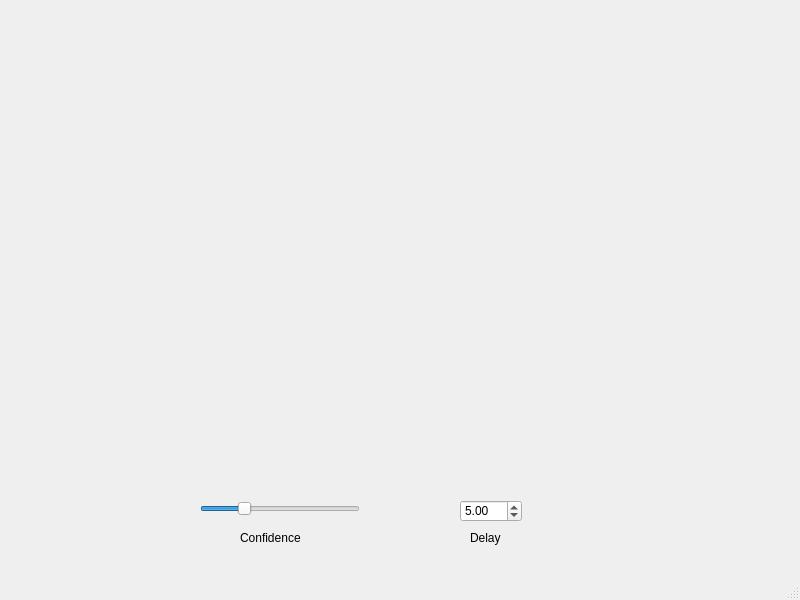
<?xml version="1.0" encoding="UTF-8"?>
<ui version="4.0">
 <class>MainWindow</class>
 <widget class="QMainWindow" name="MainWindow">
  <property name="geometry">
   <rect>
    <x>0</x>
    <y>0</y>
    <width>800</width>
    <height>600</height>
   </rect>
  </property>
  <property name="windowTitle">
   <string>MainWindow</string>
  </property>
  <widget class="QWidget" name="centralwidget">
   <widget class="QSlider" name="confidence_slider">
    <property name="geometry">
     <rect>
      <x>200</x>
      <y>500</y>
      <width>160</width>
      <height>18</height>
     </rect>
    </property>
    <property name="autoFillBackground">
     <bool>false</bool>
    </property>
    <property name="value">
     <number>25</number>
    </property>
    <property name="orientation">
     <enum>Qt::Horizontal</enum>
    </property>
   </widget>
   <widget class="QLabel" name="label">
    <property name="geometry">
     <rect>
      <x>240</x>
      <y>530</y>
      <width>81</width>
      <height>16</height>
     </rect>
    </property>
    <property name="text">
     <string>Confidence</string>
    </property>
   </widget>
   <widget class="QDoubleSpinBox" name="delay_Spinbox">
    <property name="geometry">
     <rect>
      <x>460</x>
      <y>500</y>
      <width>62</width>
      <height>22</height>
     </rect>
    </property>
    <property name="value">
     <double>5.000000000000000</double>
    </property>
   </widget>
   <widget class="QLabel" name="label_2">
    <property name="geometry">
     <rect>
      <x>470</x>
      <y>530</y>
      <width>41</width>
      <height>16</height>
     </rect>
    </property>
    <property name="text">
     <string>Delay</string>
    </property>
   </widget>
  </widget>
  <widget class="QMenuBar" name="menubar">
   <property name="geometry">
    <rect>
     <x>0</x>
     <y>0</y>
     <width>800</width>
     <height>22</height>
    </rect>
   </property>
  </widget>
  <widget class="QStatusBar" name="statusbar"/>
 </widget>
 <resources/>
 <connections/>
</ui>
